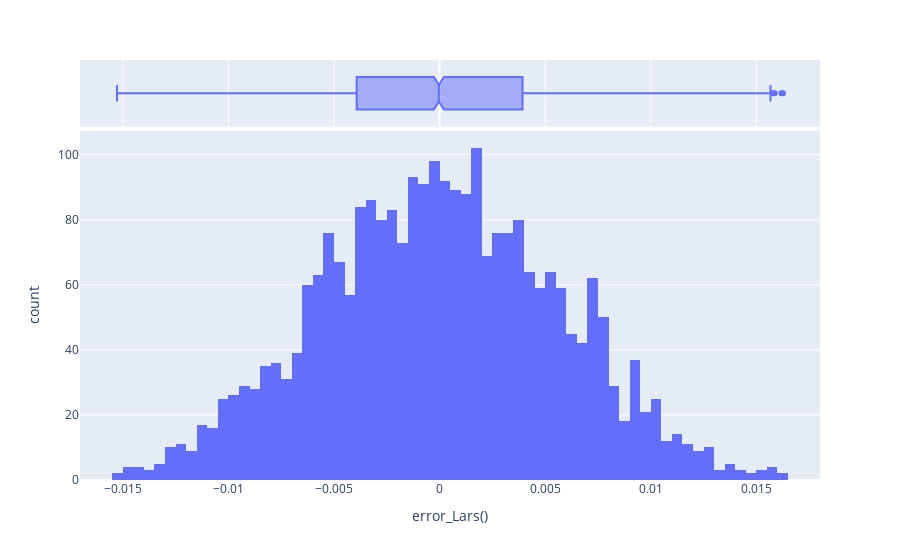

The code cell stored with this chart in its notebook:
### Code cell
df_r = ajusta_modelo_lineal(df, X_st, y, tgt='c_grand_total', modelo=lars)

### Figure 1 — Plotly figure (JSON) as saved in the notebook; plotly's stock layout.template omitted (floating-point values rounded to 4 significant figures; data arrays with more than 128 entries replaced by an {"elided": "..."} marker saying what was removed)
{"data": [{"alignmentgroup": "True", "bingroup": "x", "hovertemplate": "error_Lars()=%{x}<br>count=%{y}<extra></extra>", "legendgroup": "", "marker": {"color": "#636efa", "pattern": {"shape": ""}}, "name": "", "offsetgroup": "", "orientation": "v", "showlegend": false, "type": "histogram", "x": {"elided": "2666 float values"}, "xaxis": "x", "yaxis": "y"}, {"alignmentgroup": "True", "hovertemplate": "error_Lars()=%{x}<extra></extra>", "legendgroup": "", "marker": {"color": "#636efa"}, "name": "", "notched": true, "offsetgroup": "", "showlegend": false, "type": "box", "x": {"elided": "2666 float values"}, "xaxis": "x2", "yaxis": "y2"}], "layout": {"barmode": "relative", "legend": {"tracegroupgap": 0}, "margin": {"t": 60}, "xaxis": {"anchor": "y", "domain": [0, 1], "title": {"text": "error_Lars()"}}, "xaxis2": {"anchor": "y2", "domain": [0, 1], "matches": "x", "showgrid": true, "showticklabels": false}, "yaxis": {"anchor": "x", "domain": [0, 0.8316], "title": {"text": "count"}}, "yaxis2": {"anchor": "x2", "domain": [0.8416, 1], "matches": "y2", "showgrid": false, "showline": false, "showticklabels": false, "ticks": ""}}}
